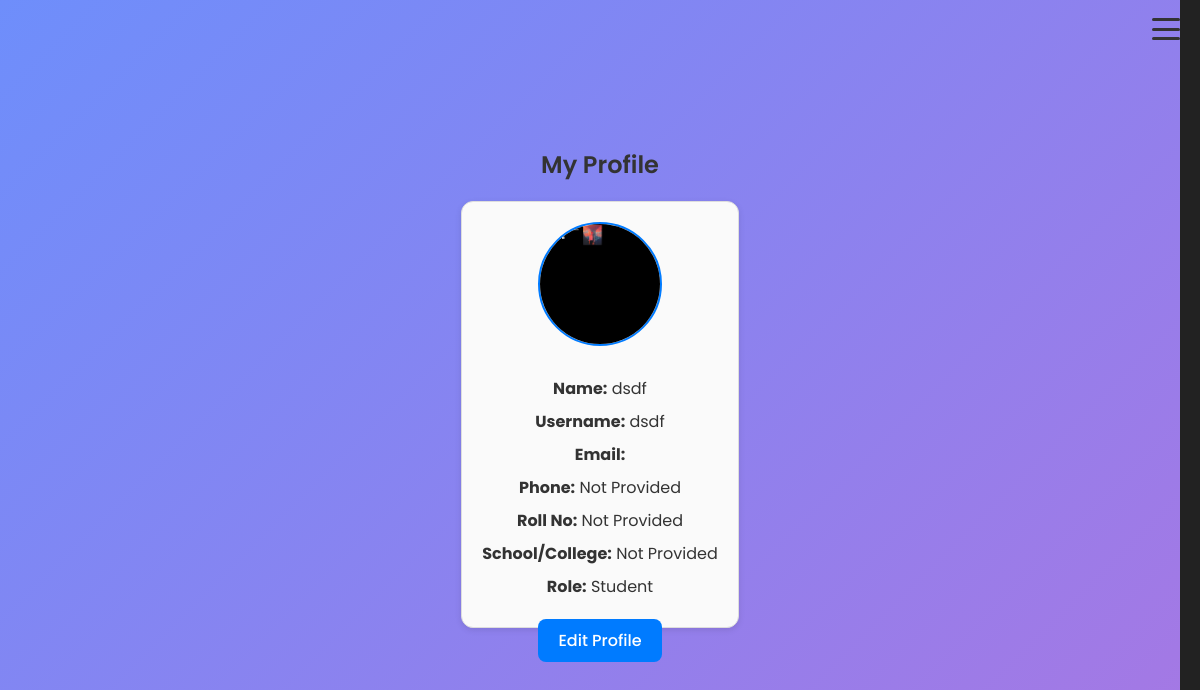
Screenshot of /profile/ (signed in) with the database file from the repository.
### predictor/models.py (models this page shows, shortened)
class Profile(models.Model):
    ROLE_CHOICES = [
        ('student', 'Student'),
        ('teacher', 'Teacher'),
    ]
    user = models.OneToOneField(User, on_delete=models.CASCADE)
    role = models.CharField(max_length=10, choices=ROLE_CHOICES)
    roll_no = models.CharField(max_length=20, blank=True, null=True)
    phone = models.CharField(max_length=15, blank=True, null=True)
    school_or_college = models.CharField(max_length=100, blank=True, null=True)
    profile_pic = models.ImageField(upload_to='profile_pics/', blank=True, null=True)
    first_login = models.BooleanField(default=True)  # ✅ Flag for first login

### predictor/views.py (the view)
# urls.py: path('profile/', views.profile_view, name='profile_view'),
@login_required
def profile_view(request):
    profile, created = Profile.objects.get_or_create(user=request.user)
    return render(request, 'predictor/profile.html', {'profile': profile})

### predictor/templates/predictor/profile.html (shortened to what this page needs)
{% extends "predictor/base.html" %}
{% load static %}
{% block content %}
<div class="profile-container">
  <h2>My Profile</h2>
  <div class="profile-card">
    {% if profile.profile_pic %}
      <img src="{{ profile.profile_pic.url }}" class="profile-pic" alt="Profile Picture">
    {% else %}
      <img src="{% static 'predictor/img/default_profile.png' %}" class="profile-pic" alt="Default Profile Picture">
    {% endif %}
    <div class="profile-info">
  <p><strong>Name:</strong> {{ request.user.get_full_name|default:request.user.username }}</p>
  <p><strong>Username:</strong> {{ request.user.username }}</p>
  <p><strong>Email:</strong> {{ request.user.email }}</p>
  <p><strong>Phone:</strong> {{ profile.phone|default:"Not Provided" }}</p>
  <p><strong>Roll No:</strong> {{ profile.roll_no|default:"Not Provided" }}</p>
  <p><strong>School/College:</strong> {{ profile.school_or_college|default:"Not Provided" }}</p>
  <p><strong>Role:</strong> {{ profile.role|title|default:"Student/Teacher" }}</p>
</div>
  </div>
  <a href="{% url 'edit_profile' %}" class="btn btn-primary mt-3">Edit Profile</a>
</div>
{% endblock %}

### predictor/static/predictor/css/style.css (style rules this page uses)
body { font-family: 'Poppins', sans-serif; background: linear-gradient(135deg, #6e8efb, #a777e3); color: #fff; display: flex; flex-direction: column; min-height: 100vh; margin: 0; justify-content: center; align-items: center; }
h1, h2, h3 { text-align: center; font-weight: 600; }
a { color: #fff; text-decoration: none; font-weight: 500; transition: color 0.3s; }
.btn { background-color: #2563eb; color: white; border: none; padding: 10px 16px; border-radius: 8px; cursor: pointer; }

### predictor/templates/predictor/base.html (style rules this page uses)
body { font-family: 'Poppins', sans-serif; margin: 0; background-color: #f9f9f9; color: #333; overflow-x: hidden; }

### predictor/templates/predictor/profile.html (style rules this page uses)
.profile-container { max-width: 600px; margin: 30px auto; text-align: center; }
.profile-card { border: 1px solid #ddd; border-radius: 12px; padding: 20px; background: #fafafa; box-shadow: 0 2px 6px rgba(0,0,0,0.1); }
.profile-pic { width: 120px; height: 120px; border-radius: 50%; object-fit: cover; border: 2px solid #007bff; margin-bottom: 15px; }
.profile-info p { margin: 8px 0; font-size: 16px; }
.btn { padding: 10px 20px; border-radius: 8px; text-decoration: none; color: white; background-color: #007bff; }

### rows the page displays
Profile: phone "Not Provided", roll_no "Not Provided", school_or_college "Not Provided", role "Student"

### other values shown
{{ request.user.get_full_name|default:request.user.username }} "dsdf"
{{ request.user.username }} "dsdf"
